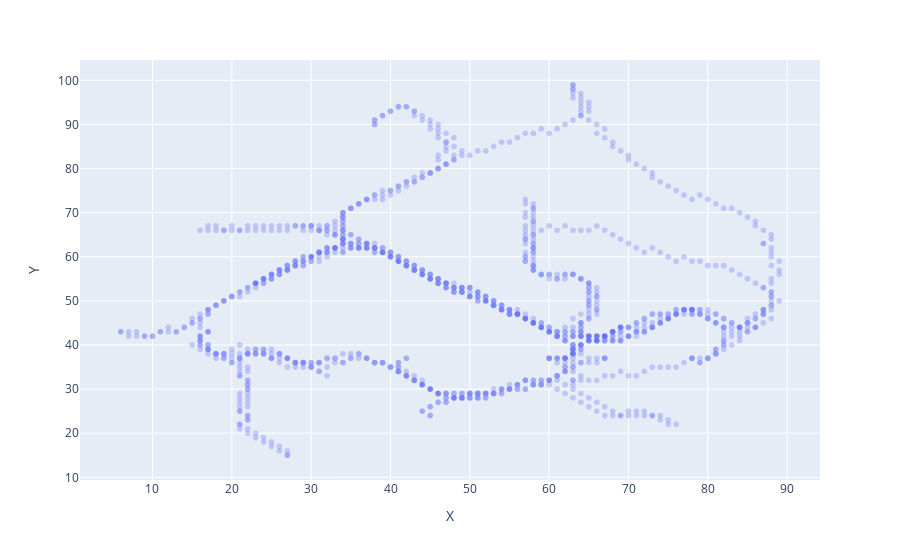

Write notebook code for a chart like this one.
### Code cell
fig = px.scatter(filteredSun, x = "X", y = "Y", opacity=0.3)
fig.show()

### Figure 1 — Plotly figure (JSON) as saved in the notebook; plotly's stock layout.template omitted (floating-point values rounded to 4 significant figures; data arrays with more than 128 entries replaced by an {"elided": "..."} marker saying what was removed)
{"data": [{"hovertemplate": "X=%{x}<br>Y=%{y}<extra></extra>", "legendgroup": "", "marker": {"color": "#636efa", "opacity": 0.3, "symbol": "circle"}, "mode": "markers", "name": "", "showlegend": false, "type": "scattergl", "x": {"elided": "1316 int values"}, "xaxis": "x", "y": {"elided": "1316 int values"}, "yaxis": "y"}], "layout": {"legend": {"tracegroupgap": 0}, "margin": {"t": 60}, "xaxis": {"anchor": "y", "domain": [0, 1], "title": {"text": "X"}}, "yaxis": {"anchor": "x", "domain": [0, 1], "title": {"text": "Y"}}}}
